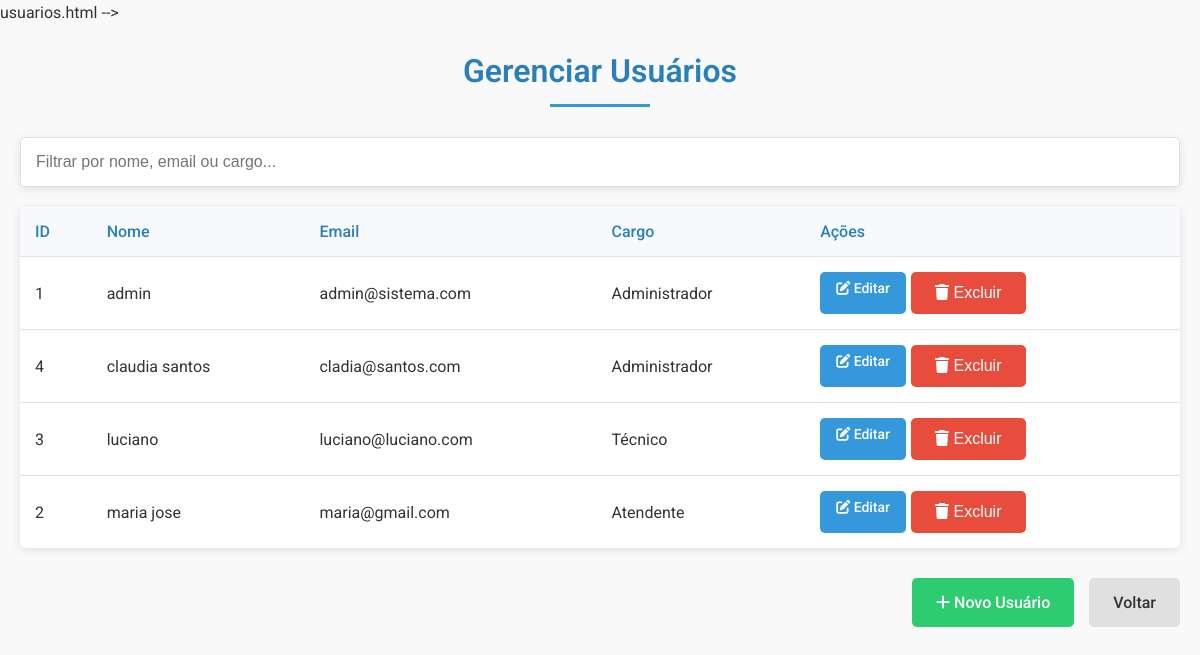
Before: /usuarios (signed in) with the older database file.
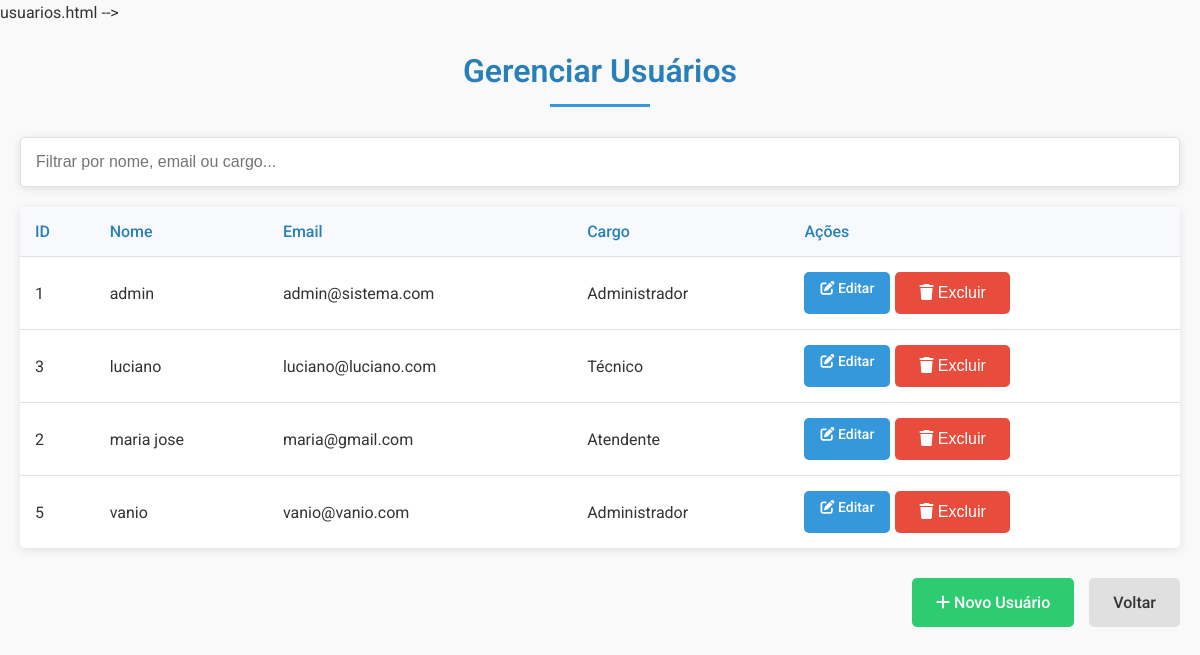
After: the same page with the newer database file.
### tables this page shows
CREATE TABLE usuarios (
    id INTEGER PRIMARY KEY AUTOINCREMENT,
    nome TEXT NOT NULL UNIQUE,  -- Adicionado UNIQUE para permitir login por nome
    email TEXT NOT NULL,
    senha TEXT NOT NULL,
    cargo TEXT NOT NULL,
    data_cadastro TIMESTAMP DEFAULT CURRENT_TIMESTAMP
);

### app.py (the view)
@app.route('/usuarios')
@login_required
def listar_usuarios():
    if session.get('usuario_cargo') != 'Administrador':
        flash('Acesso restrito a administradores', 'error')
        return redirect(url_for('index'))
    with sqlite3.connect('database.db') as conn:
        cursor = conn.cursor()
        cursor.execute('SELECT id, nome, email, cargo FROM usuarios ORDER BY nome')
        usuarios = cursor.fetchall()
    return render_template('usuarios.html', usuarios=usuarios, usuario=session.get('usuario_nome'))

### app.py (called while the page is built)
def login_required(view):
    @functools.wraps(view)
    def wrapped_view(**kwargs):
        if 'usuario_id' not in session:
            return redirect(url_for('login'))
        return view(**kwargs)
    return wrapped_view

### templates/usuarios.html (shortened to what this page needs)
<!DOCTYPE html>
<html lang="pt-br">
<head>
    <link rel="stylesheet" href="https://cdnjs.cloudflare.com/ajax/libs/font-awesome/6.0.0/css/all.min.css">
    <link rel="stylesheet" href="{{ url_for('static', filename='css/style.css') }}">
</head>
<body>
    <div class="container">
        <h1 class="title">Gerenciar Usuários</h1>
        <div class="filter-container">
            <input type="text" id="filtro" placeholder="Filtrar por nome, email ou cargo..." onkeyup="filtrarTabela()">
        </div>
        <div class="table-container">
            <table class="relatorio-table" id="tabelaUsuarios">
                <thead>
                    <tr>
                        <th>ID</th>
                        <th>Nome</th>
                        <th>Email</th>
                        <th>Cargo</th>
                        <th>Ações</th>
                    </tr>
                </thead>
                <tbody>
                    {% for usuario_item in usuarios %}
                    <tr>
                        <td>{{ usuario_item[0] }}</td>
                        <td>{{ usuario_item[1] }}</td>
                        <td>{{ usuario_item[2] }}</td>
                        <td>{{ usuario_item[3] }}</td>
                        <td class="actions-cell">
                            <a href="{{ url_for('editar_usuario', usuario_id=usuario_item[0]) }}" class="btn-view">
                                <i class="fas fa-edit"></i> Editar
                            </a>
                            <button onclick="confirmarExclusao({{ usuario_item[0] }}, '{{ usuario_item[1] }}')"
                                class="btn-warning">
                                <i class="fas fa-trash"></i> Excluir
                            </button>
                        </td>
                    </tr>
                    {% endfor %}
                </tbody>
            </table>
        </div>
        <div class="buttons">
            <a href="{{ url_for('usuario') }}" class="btn-success">
                <i class="fas fa-plus"></i> Novo Usuário
            </a>
            <a href="{{ url_for('index') }}" class="btn-secondary">Voltar</a>
        </div>
    </div>
</body>
</html>

Changed rows visible on the page:
removed usuarios: id "4", nome "claudia santos", email "cladia@santos.com", cargo "Administrador"
added usuarios: id "5", nome "vanio", email "vanio@vanio.com", cargo "Administrador"
